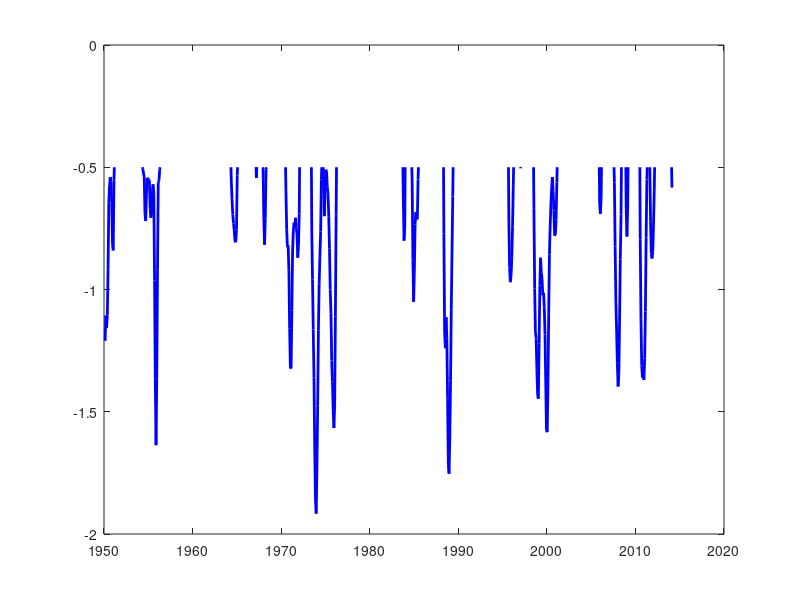

The MATLAB script that drew this image:
load('Nino3p4new.mat');
x = double(Nino3p4YRDEC);
y = double(Nino3p4F);

ENx = x(y>0.5);
ENy = y(y>0.5);

gaps = diff(ENx)>0.2;
ginds = find(gaps);

for ii=1:length(ginds)
    ENx((ginds(ii)+4):(end+3)) = ENx((ginds(ii)+1):end);
    ENy((ginds(ii)+4):(end+3)) = ENy((ginds(ii)+1):end);
    ENy(ginds(ii)+1) = 0.5;
    ENy(ginds(ii)+2) = NaN;
    ENy(ginds(ii)+3) = 0.5;
    dx = diff(x);
    dx = dx(1);
    ENx(ginds(ii)+1) = ENx(ginds(ii))+dx/2;
    ENx(ginds(ii)+2) = NaN;
    ENx(ginds(ii)+3) = ENx(ginds(ii)+4)-dx/2;
    ginds((ii+1):end) = ginds((ii+1):end)+3;
end
plot(ENx,ENy,'-r','LineWidth',2);

ENx = x(y<-0.5);
ENy = y(y<-0.5);

gaps = diff(ENx)>0.2;
ginds = find(gaps);

for ii=1:length(ginds)
    ENx((ginds(ii)+4):(end+3)) = ENx((ginds(ii)+1):end);
    ENy((ginds(ii)+4):(end+3)) = ENy((ginds(ii)+1):end);
    ENy(ginds(ii)+1) = -0.5;
    ENy(ginds(ii)+2) = NaN;
    ENy(ginds(ii)+3) = -0.5;
    dx = diff(x);
    dx = dx(1);
    ENx(ginds(ii)+1) = ENx(ginds(ii))+dx/2;
    ENx(ginds(ii)+2) = NaN;
    ENx(ginds(ii)+3) = ENx(ginds(ii)+4)-dx/2;
    ginds((ii+1):end) = ginds((ii+1):end)+3;
end
plot(ENx,ENy,'-b','LineWidth',2);